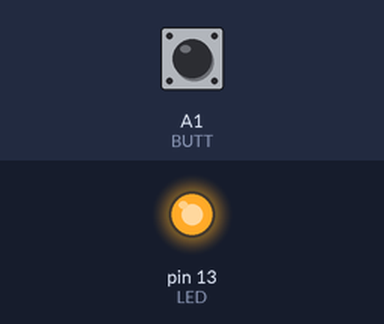
A sketch run on a simulated Arduino Uno, built with avr-gcc and run on an emulated ATmega328P. On the bench: output pins drawn as LEDs (lit = HIGH). Inputs (shaded band) come from the test bench; at power-on: A1 (BUTT) HIGH.

Above: at 1.2 s.
1.3 s: A1 (BUTT) pulled LOW for 0.15 s
At 1.37 s:
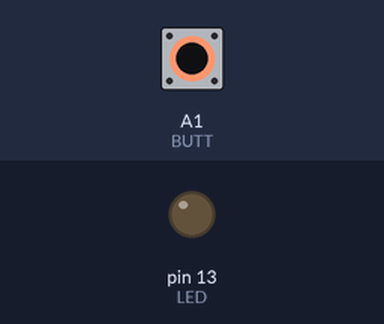
2.9 s: A1 (BUTT) pulled LOW for 3.2 s
At 7.0 s:
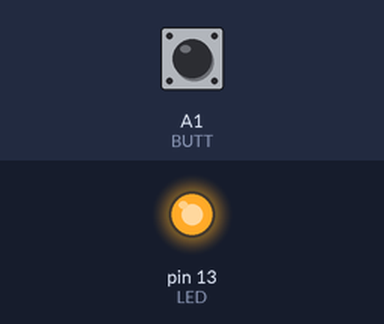
Timing chart, 0 to 8.5 s (numbered marks = the images above; inputs shaded):
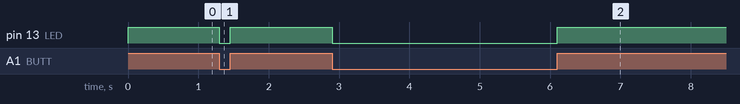

Measured:
- after the input at 1.3 s, pin 13 (LED): HIGH → LOW at once, → HIGH 0.15 s later
- after the input at 2.9 s, pin 13 (LED): HIGH → LOW at once, → HIGH 3.2 s later

The sketch:

Button.ino
```cpp
char LED = 13;
char BUTT = A1;

void setup()
{
  pinMode(LED, OUTPUT);
  // pinMode(BUTT, INPUT); // A1 jako vstup (zkratujte jumper J2 - jinak chybi PullUp rezistor)
  pinMode(BUTT, INPUT_PULLUP); // nebo pouzijeme interni pullup
}

void loop()
{
  int val = digitalRead(BUTT);

  if (val == LOW)
  {
    digitalWrite(LED, LOW);   // rozsvit
  }
  else
  {
    digitalWrite(LED, HIGH);  // zhasni
  }
}
```
